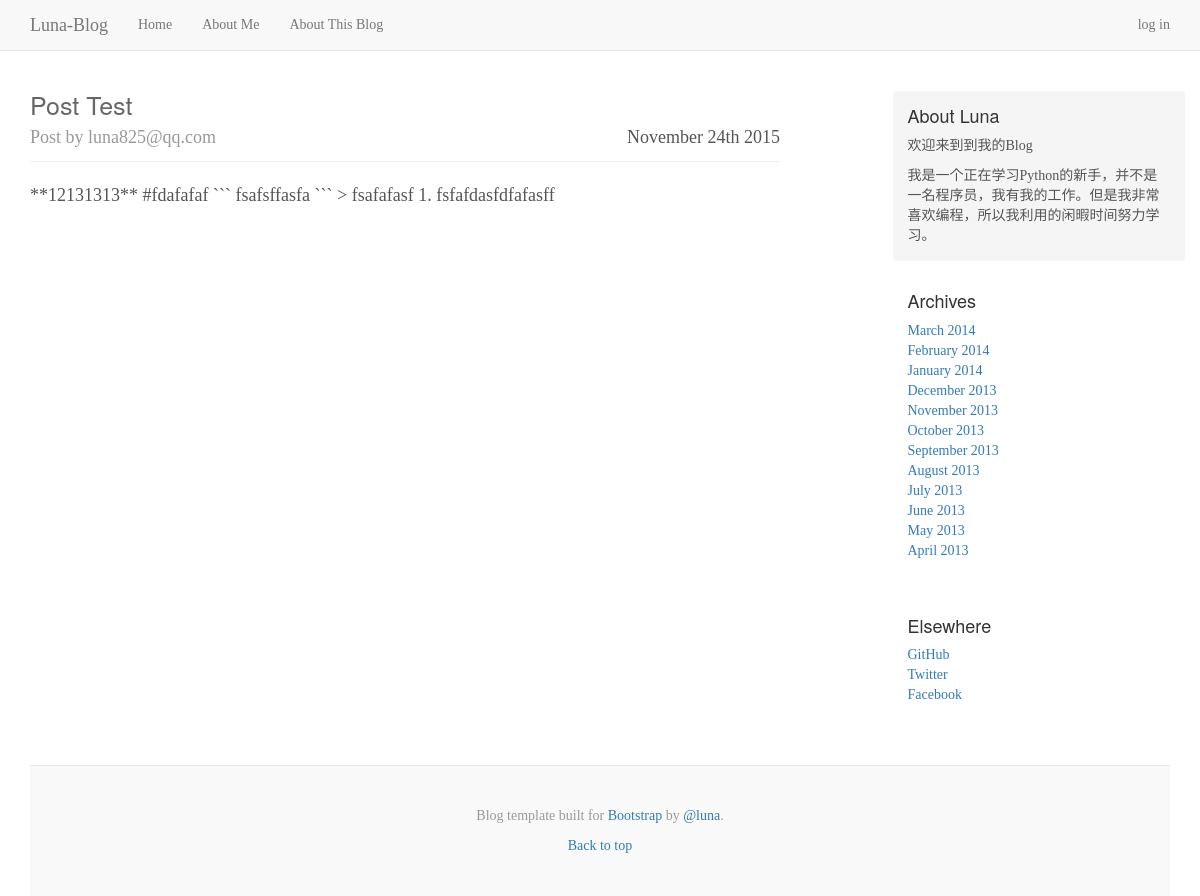
/post/1, run on the app's committed database.
### app/models.py (models this page shows, shortened)
class Post(db.Model):
	__tablename__ = 'posts'
	id = db.Column(db.Integer,primary_key=True)
	title=db.Column(db.String(128),index=True)
	body = db.Column(db.Text)
	body_html = db.Column(db.Text)
	timestamp = db.Column(db.DateTime,index = True,default=datetime.utcnow)
	author_id = db.Column(db.Integer,db.ForeignKey('administors.id'))

class Administor(db.Model,UserMixin):
	__tablename__ = 'administors'
	id = db.Column(db.Integer,primary_key=True)
	email = db.Column(db.String(64),unique=True,index=True)
	password_hash = db.Column(db.String(128))
	name = db.Column(db.String(64))
	location = db.Column(db.String(64))
	about_me = db.Column(db.Text())
	posts = db.relationship('Post',backref='author',lazy='dynamic')
	@property
	def password(self):
		raise AttributeError('不能读取密码！')

### app/main/views.py (the view)
@main.route('/post/<int:id>')
def post(id):
	post = Post.query.get_or_404(id)
	return render_template('post.html',posts=[post])

### app/templates/post.html
{% extends "base.html" %}
{% block page_content %}
<div class="col-sm-8 blog-main">
{% include "_posts.html" %}
</div>
{% endblock %}

### app/templates/_posts.html
{% for post in posts %}
<div class="blog-post">
	<div class="blog-head">
    <h2 class="blog-post-title"><a href="{{url_for('main.post',id=post.id)}}">{{post.title.replace('-',' ') | title }}</a></h2>
    <p class="blog-post-date">{{ moment(post.timestamp).format('MMMM Do YYYY')}}</p>
     <p class="blog-post-meta"> Post by {{post.author.email}}</p>
     </div>
    {% if digest %}
		{% if post.body_html %}
		{{post.body_html[:200] | striptags }}
		{% else %}
		{{ post.body[:200]}}
		{% endif %}
	<div class="blog-read-all"><a href="{{url_for('main.post',id=post.id)}}">阅读全文</a></div>
	{% else %}
		{% if post.body_html %}
		{{post.body_html | safe }}
		{% else %}
		{{ post.body}}
		{% endif %}
	{% endif %}
</div>
{% endfor %}

### app/static/blog.css (style rules this page uses)
body { font-family: Georgia, "Times New Roman", Times, serif; color: #555; }
h1, .h1, h2, .h2, h3, .h3, h4, .h4, h5, .h5, h6, .h6 { margin-top: 0; font-family: "Helvetica Neue", Helvetica, Arial, sans-serif; font-weight: normal; color: #333; }
.blog-main { font-size: 18px; line-height: 1.5; }
.blog-head { border-bottom: 1px solid #eee; margin-bottom: 20px; }
.blog-post { margin-bottom: 60px; }
.blog-post-title { margin-bottom: 5px; font-size: 25px; }
.blog-post-title a { color: #666; }
.blog-post-meta { margin-bottom: 10px; color: #999; }
.blog-post-date { float: right; }

### data on the page
Post: title.replace "Post Test", timestamp "November 24th 2015", author.email "luna825@qq.com", body "**12131313** #fdafafaf ``` fsafsffasfa ``` > fsafafasf 1. fsfafdasfdfafasff"
